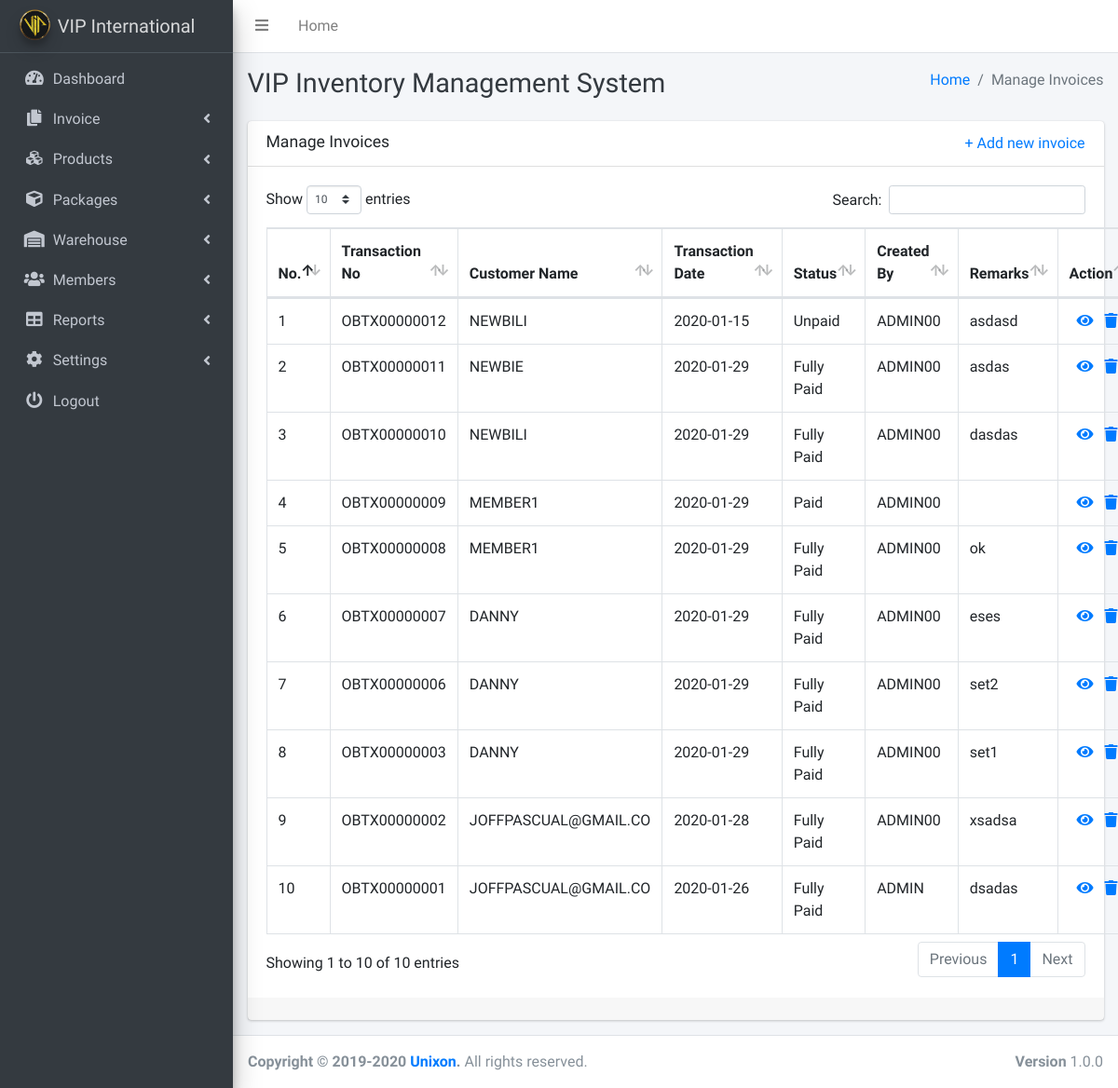
The page /invoice-manage.php (signed in) on the database its author committed.
### tables this page shows
CREATE TABLE `outboundtb` (
  `id` int(11) NOT NULL,
  `ob_tx_id` varchar(100) NOT NULL,
  `ob_custName` varchar(100) NOT NULL,
  `ob_warehouse` varchar(100) NOT NULL,
  `ob_date` varchar(100) NOT NULL,
  `ob_remarks` text NOT NULL,
  `ob_mot` varchar(100) NOT NULL,
  `ob_status` varchar(100) NOT NULL,
  `ob_received_by` varchar(100) NOT NULL,
  `ob_created_by` varchar(100) NOT NULL,
  `ob_created_at` datetime NOT NULL DEFAULT current_timestamp()
);

### invoice-manage.php (the view, shortened to what this page needs)
<!DOCTYPE html>
<html lang="en">
<?php include "includes/header.php"; ?>
<body class="hold-transition sidebar-mini">
<div class="wrapper">
  <?php include "includes/navbar.php"; ?>
  <div class="content-wrapper">
    <div class="content-header">
      <div class="container-fluid">
        <div class="row mb-2">
          <div class="col-sm-6">
            <h1 class="m-0 text-dark">VIP Inventory Management System</h1>
          </div>
          <div class="col-sm-6">
            <ol class="breadcrumb float-sm-right">
              <li class="breadcrumb-item"><a href="index.php">Home</a></li>
              <li class="breadcrumb-item active">Manage Invoices</li>
            </ol>
          </div>
        </div>
      </div>
    </div>
    <div class="content">
      <div class="container-fluid">
        <div class="row">
          <div class="col-lg-12">
            <div class="card">
              <div class="card-header">
                <div class="d-flex justify-content-between">
                  <h3 class="card-title">Manage Invoices</h3>
                  <a href="invoice-add.php">+ Add new invoice</a>
                </div>
              </div>
              <div class="card-body">
                <table id="example2" class="table table-bordered table-hover dataTable" role="grid" aria-describedby="example2_info">
                      <thead>
                        <tr>
                          <th class="sorting" tabindex="0" aria-controls="example2" rowspan="1" colspan="1" aria-label="Platform(s): activate to sort column ascending">No.</th>
                          <th class="sorting" tabindex="0" aria-controls="example2" rowspan="1" colspan="1" aria-label="Platform(s): activate to sort column ascending">Transaction No</th>
                          <th class="sorting" tabindex="0" aria-controls="example2" rowspan="1" colspan="1" aria-label="Platform(s): activate to sort column ascending">Customer Name</th>
                          <th class="sorting" tabindex="0" aria-controls="example2" rowspan="1" colspan="1" aria-label="Platform(s): activate to sort column ascending">Transaction Date</th>
                          <th class="sorting" tabindex="0" aria-controls="example2" rowspan="1" colspan="1" aria-label="Platform(s): activate to sort column ascending">Status</th>
                          <th class="sorting" tabindex="0" aria-controls="example2" rowspan="1" colspan="1" aria-label="Platform(s): activate to sort column ascending">Created By</th>
                          <th class="sorting" tabindex="0" aria-controls="example2" rowspan="1" colspan="1" aria-label="Platform(s): activate to sort column ascending">Remarks</th>
                          <th>Action</th>
                        </tr>
                      </thead>
                      <tbody>
                        <?php
                        require_once 'config.php';
                        $query = "SELECT * FROM outboundtb ORDER BY ob_tx_id DESC";
                        if($result = mysqli_query($link, $query)){
                          if(mysqli_num_rows($result) > 0){
                            $ctr = 0;
                            while($row = mysqli_fetch_array($result)){
                              $ctr++;
                              echo "<tr>";
                              echo "<td>" . $ctr . "</td>";
                              echo "<td>" . $row['ob_tx_id'] . "</td>";
                              echo "<td>" . $row['ob_custName'] . "</td>";
                              echo "<td>" . $row['ob_date'] . "</td>";
                              echo "<td>" . $row['ob_status'] . "</td>";
                              echo "<td>" . $row['ob_created_by'] . "</td>";
                              echo "<td>" . $row['ob_remarks'] . "</td>";
                              echo "<td>";
                              echo " &nbsp; <a href='invoice-view.php?ob_tx_id=". $row['ob_tx_id'] ."' title='View Invoice' data-toggle='tooltip'><span class='fas  fa fa-eye'></span></a>";
                              echo " &nbsp; <a href='invoice-delete.php?ob_tx_id=". $row['ob_tx_id'] ."' title='Delete Record' data-toggle='tooltip' onclick='return checkDelete()'><span class='fas fa-trash'></span></a>";
                              echo "</td>";
                              echo "</tr>";
                            }
                          } else{
                            echo "<p class='lead'><em>No records were found.</em></p>";
                          }
                        } else{
                          echo "ERROR: Could not able to execute $sql. " . mysqli_error($link);
                        }
                        ?>
                      </tbody>
                    </table>
              </div>
              <div class="card-footer">
              </div>
            </div>
          </div>
        </div>
      </div>
    </div>
  </div>
  <?php include "includes/footer.php"; ?>
</div>
</body>
</html>

### rows shown on the page
outboundtb: ob_tx "OBTX00000012", ob_custName "NEWBILI", ob_date "2020-01-15", ob_status "Unpaid", ob_created_by "ADMIN00", ob_remarks "asdasd"
outboundtb: ob_tx "OBTX00000011", ob_custName "NEWBIE", ob_date "2020-01-29", ob_status "Fully Paid", ob_created_by "ADMIN00", ob_remarks "asdas"
outboundtb: ob_tx "OBTX00000010", ob_custName "NEWBILI", ob_date "2020-01-29", ob_status "Fully Paid", ob_created_by "ADMIN00", ob_remarks "dasdas"
outboundtb: ob_tx "OBTX00000009", ob_custName "MEMBER1", ob_date "2020-01-29", ob_status "Paid", ob_created_by "ADMIN00"
outboundtb: ob_tx "OBTX00000008", ob_custName "MEMBER1", ob_date "2020-01-29", ob_status "Fully Paid", ob_created_by "ADMIN00", ob_remarks "ok"
outboundtb: ob_tx "OBTX00000007", ob_custName "DANNY", ob_date "2020-01-29", ob_status "Fully Paid", ob_created_by "ADMIN00", ob_remarks "eses"
outboundtb: ob_tx "OBTX00000006", ob_custName "DANNY", ob_date "2020-01-29", ob_status "Fully Paid", ob_created_by "ADMIN00", ob_remarks "set2"
outboundtb: ob_tx "OBTX00000003", ob_custName "DANNY", ob_date "2020-01-29", ob_status "Fully Paid", ob_created_by "ADMIN00", ob_remarks "set1"
outboundtb: ob_tx "OBTX00000002", ob_custName "JOFFPASCUAL@GMAIL.CO", ob_date "2020-01-28", ob_status "Fully Paid", ob_created_by "ADMIN00", ob_remarks "xsadsa"
outboundtb: ob_tx "OBTX00000001", ob_custName "JOFFPASCUAL@GMAIL.CO", ob_date "2020-01-26", ob_status "Fully Paid", ob_created_by "ADMIN", ob_remarks "dsadas"
